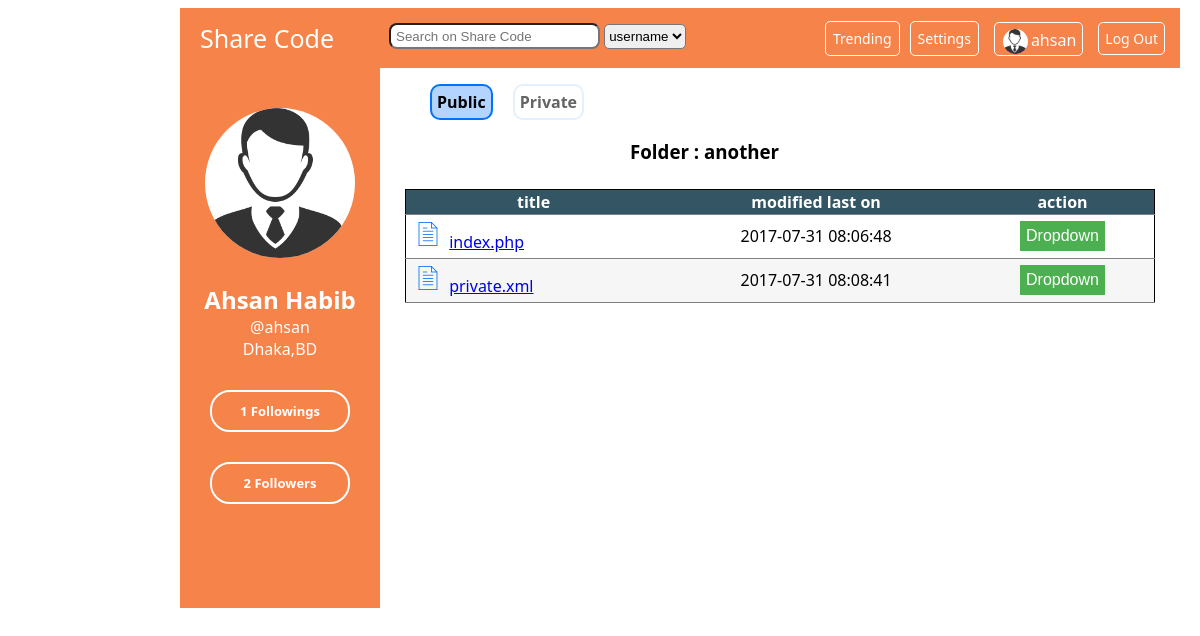
/personal.php?folderid=10 (signed in), run on the app's committed database.
### tables this page shows
CREATE TABLE `folders` (
  `folderid` int(10) NOT NULL,
  `foldername` varchar(20) DEFAULT NULL,
  `category` varchar(20) DEFAULT NULL,
  `created` datetime DEFAULT NULL,
  `userid` int(10) DEFAULT NULL
);

CREATE TABLE `files` (
  `fileid` int(10) NOT NULL,
  `filename` varchar(200) DEFAULT NULL,
  `folderid` int(10) DEFAULT NULL,
  `created` datetime DEFAULT NULL,
  `userid` int(10) DEFAULT NULL
);

### personal.php (the view, shortened to what this page needs)
<?php session_start();
include 'includes/config.php';
$me = $_SESSION['userid'];
$imgsrc = "pp/".$me;
if(!file_exists($imgsrc)){
    $imgsrc = "pp.png";
}
$sql= "SELECT * FROM follows INNER JOIN users ON follows.follower=users.userid WHERE followed=$me ";
$esultfrlist = mysqli_query($conn,$sql);
$numofr = mysqli_num_rows($esultfrlist);
$sql= "SELECT * FROM follows INNER JOIN users ON follows.followed=users.userid WHERE follower=$me ";
$sultfrlist = mysqli_query($conn,$sql);
$numog = mysqli_num_rows($sultfrlist);
?>
<!DOCTYPE html>
<html>
<head>
    <link rel="stylesheet" type="text/css" href="styles/pstyle.css">
    <link rel="stylesheet" type="text/css" href="styles/mstyle.css">
</head>
<body>
    <header class="personal_header">
        <a id="homelink" href="personal.php">Share Code</a>
        <form id="search" action="search.php">
            <input name="search" type="text" placeholder="Search on Share Code">
            <select name="soption" >
                <option value="username">username</option>
            </select>
        </form>
        <a id="logout" href="includes/logout.php"> Log Out </a>
        <a id="usernameh" href="personal.php">
            <img src="<?php echo $imgsrc;?>" height="25" width="25">
            <p id="usernamep">
                <?php echo $_SESSION['username']?> </p>
        </a>
        <a id="setting" href="setting.php">Settings</a>
        <a id="trend" href="popular.php"> Trending </a>
    </header>
    <div class="info">
        <div class="info_photo">
            <img src="<?php echo $imgsrc;?>" height="150" width="150">
        </div>
        <div class="info_details">
            <h2>
                <?php echo $_SESSION['firstname']." ".$_SESSION['lastname']  ?> </h2>
            <a href="personal.php">
                <?php echo "@".$_SESSION['username']; ?> </a>
            <p>
                <?php echo $_SESSION['mycity'].",".$_SESSION['mycon']; ?>
            </p>
        </div>
        <div class="info_social">
            <div class="info_socialf">
                <a href="followings.php"><?php echo $numog." ";?>Followings</a>
				<a href="followers.php"><?php echo $numofr." ";?>Followers</a> </div>
        </div>
    </div>
    <div class="main_wrapper">
        <nav class="nav">
            <ul>
                <li><a id="current_nav" href="personal.php" >Public</a>
                </li>
                <li><a href="private.php">Private</a>
                </li>
            </ul>
        </nav>
        <main class="main">
            <div class="repo">
                <?php
					if(isset($_GET['folderid'])){
				?>
				<h3 style="margin-left:250px;"> <?php
					$sql = "SELECT * FROM folders WHERE folderid=".$_GET['folderid'].";";
                            $result = mysqli_query($conn,$sql);
						$row = mysqli_fetch_assoc($result);
						echo "Folder : ".$row['foldername'];
					?>
				</h3>
                <table>
                    <tr>
                        <th> title </th>
                        <th> modified last on </th>
                        <th> action </th>
                    </tr>
                    <?php
                            $sql = "SELECT * FROM files WHERE folderid=".$_GET['folderid']." AND userid=".$_SESSION['userid'].";";
                            $result = mysqli_query($conn,$sql);
                            while($row = mysqli_fetch_assoc($result)){
                        ?>
                        <tr>
                            <td>
                                <?php $ref = "view.php?file=".$row['fileid']; ?>
                                <img src="icons/file.png" style="padding: 2px 5px;">
                                <a href= "<?php echo $ref; ?>">  <?php echo $row['filename'];?> </a>
                            </td>
                            <td style="text-align:center">
                                <?php echo $row['created'];?>
                            </td>
                            <td style="text-align:center">
                                <div class="dropdown">
                                    <button onclick="myFunction(this)" class="dropbtn">Dropdown</button>
                                </div>
                            </td>
                        </tr>
                        <?php
                            }
                        ?>
                </table>
                    <?php
					}
				?>
            </div>
        </main>
    </div>
</body>
</html>

### styles/pstyle.css (style rules this page uses)
body { margin-left: 180px; width: 1000px; font-family: Segoe UI; padding: 0px; }
.personal_header { clear: both; width: 100%; height: 60px; padding: 0px; background-color: #F6834A; background-color: #F6834A; color: white; overflow: hidden; }
.personal_header > a { text-decoration: none; color: white; }
#homelink { float: left; font-size: 25px; margin: 13px 20px; border: none; }
#search { float: left; width: auto; margin-top: 15px; margin-left: 35px; height: 30px; width: 300px; }
#search input { width: 200px; height: 20px; border-radius: 8px; padding-left: 5px; }
#search select { height: 25px; border-radius: 5px; }
#trend { float: right; margin: 13px 10px; padding: 7px; font-size: 14px; border-radius: 5px; border: 1px solid white; }
#setting { float: right; margin-top: 13px; margin-right: 15px; padding: 7px; border-radius: 5px; border: 1px solid white; font-size: 14px; }
#usernameh { float: right; width: auto; height: 20px; padding: 6px; margin: 14px 0px; border-radius: 5px; border: 1px solid white; }
.personal_header img { float: left; border-radius: 50%; background-color: white; margin: 0px 2px; }
#usernamep { float: right; margin-top: 0px; margin-left: 1px; }
#logout { float: right; padding: 6px; margin: 0px 15px; margin-top: 14px; font-size: 14px; border-radius: 5px; border: 1px solid white; }
.info { float: left; width: 200px; height: 500px; padding: 40px 0px 0px 0px; text-align: center; background-color: #F6834A; margin-bottom: 0px; }
.info_photo img { background-color: white; border-radius: 50%; }
.info_details h2 { margin-bottom: 0px; color: white; }
.info_details a { margin-top: 0px; margin-bottom: 0px; text-decoration: none; color: white; }
.info_details p { margin-top: 0px; margin-bottom: 0px; color: white; }
.info_socialf a { display: block; padding: 10px 0px; margin: 30px; font-weight: bold; font-size: 13px; text-decoration: none; border: 2px solid white; border-radius: 20px; color: white; }
.main_wrapper { float: right; width: 800px; margin-top: 0px; padding: 0px; background: ##e1e1e1; }
.nav { float: left; text-align: center; margin-top: 0px; }
.nav ul { list-style: none; }
.nav ul li { float: left; }
.nav ul li a { float: left; display: block; margin: 0px 10px; padding: 5px; font-weight: bold; text-decoration: none; border: 2px solid #e5f0ff; border-radius: 10px; color: #646464; }
#current_nav { background-color: #b2d4ff; color: black; border: 2px solid #0072ff; }
.main { float: left; background: WHITE; margin-top: 0px; }
table { border: 1px solid black; margin: 25px; border-collapse: collapse; width: 750px; text-align: left; }
th { background-color: #345664; color: white; text-align: center; }
td { padding: 5px 5px; }
tr { border-bottom: 1px solid grey; }
tr:nth-child(odd) { background-color: #f6f6f6; }
tr:nth-child(even) { background-color: white; }
td, th { border: none; }

### styles/mstyle.css (style rules this page uses)
.dropbtn { background-color: #4CAF50; color: white; padding: 6px; font-size: 16px; border: none; cursor: pointer; }
.dropdown { position: relative; display: inline-block; }

### data on the page
folders: foldername "another"
files: filename "index.php", created "2017-07-31 08:06:48"
files: filename "private.xml", created "2017-07-31 08:08:41"

### other printed values
$_SESSION['username'] "ahsan"
$_SESSION['firstname'] "Ahsan"
$_SESSION['lastname'] "Habib"
$_SESSION['mycity'] "Dhaka"
$_SESSION['mycon'] "BD"
$numog "1"
$numofr "2"
